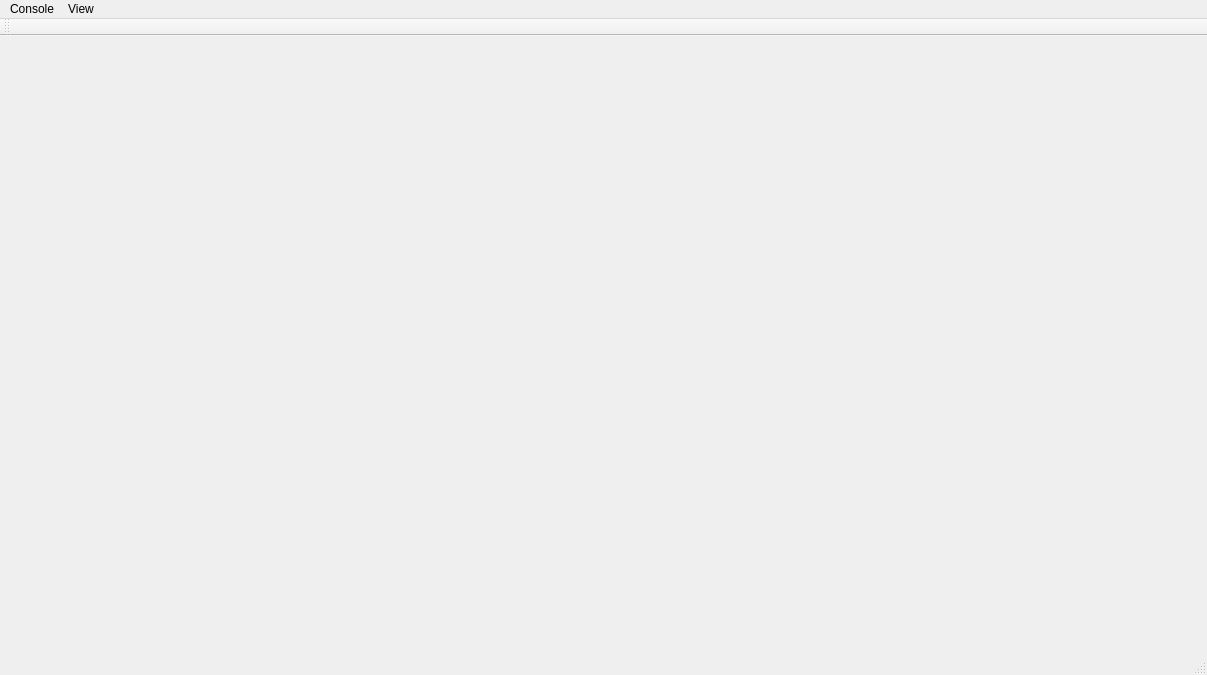
<?xml version="1.0" encoding="UTF-8"?>
<ui version="4.0">
 <class>MainWindow</class>
 <widget class="QMainWindow" name="MainWindow">
  <property name="geometry">
   <rect>
    <x>0</x>
    <y>0</y>
    <width>1207</width>
    <height>675</height>
   </rect>
  </property>
  <property name="windowTitle">
   <string>360 Dev Manager</string>
  </property>
  <property name="windowIcon">
   <iconset resource="resources.qrc">
    <normaloff>:/images/images/icon.ico</normaloff>:/images/images/icon.ico</iconset>
  </property>
  <widget class="QWidget" name="centralWidget"/>
  <widget class="QMenuBar" name="menuBar">
   <property name="geometry">
    <rect>
     <x>0</x>
     <y>0</y>
     <width>1207</width>
     <height>21</height>
    </rect>
   </property>
   <widget class="QMenu" name="menuConsole">
    <property name="title">
     <string>Console</string>
    </property>
    <widget class="QMenu" name="menuReboot">
     <property name="enabled">
      <bool>false</bool>
     </property>
     <property name="title">
      <string>Reboot</string>
     </property>
     <addaction name="actionTo_Current_Title"/>
     <addaction name="actionTo_XShell"/>
     <addaction name="actionCold"/>
    </widget>
    <addaction name="actionConnect"/>
    <addaction name="actionDisconnect"/>
    <addaction name="menuReboot"/>
   </widget>
   <widget class="QMenu" name="menuView">
    <property name="title">
     <string>View</string>
    </property>
    <addaction name="actionShow_Modules"/>
    <addaction name="actionShow_Properties"/>
    <addaction name="actionShow_File_Explorer"/>
   </widget>
   <addaction name="menuConsole"/>
   <addaction name="menuView"/>
  </widget>
  <widget class="QToolBar" name="mainToolBar">
   <attribute name="toolBarArea">
    <enum>TopToolBarArea</enum>
   </attribute>
   <attribute name="toolBarBreak">
    <bool>false</bool>
   </attribute>
  </widget>
  <widget class="QStatusBar" name="statusBar"/>
  <action name="actionConnect">
   <property name="text">
    <string>Connect</string>
   </property>
  </action>
  <action name="actionDisconnect">
   <property name="enabled">
    <bool>false</bool>
   </property>
   <property name="text">
    <string>Disconnect</string>
   </property>
  </action>
  <action name="actionShow_Modules">
   <property name="checkable">
    <bool>true</bool>
   </property>
   <property name="enabled">
    <bool>false</bool>
   </property>
   <property name="text">
    <string>Show Modules</string>
   </property>
  </action>
  <action name="actionTo_Current_Title">
   <property name="text">
    <string>To Current Title</string>
   </property>
  </action>
  <action name="actionTo_XShell">
   <property name="text">
    <string>To XShell</string>
   </property>
  </action>
  <action name="actionCold">
   <property name="text">
    <string>Cold</string>
   </property>
  </action>
  <action name="actionShow_Properties">
   <property name="checkable">
    <bool>true</bool>
   </property>
   <property name="checked">
    <bool>true</bool>
   </property>
   <property name="enabled">
    <bool>false</bool>
   </property>
   <property name="text">
    <string>Show Properties</string>
   </property>
  </action>
  <action name="actionShow_File_Explorer">
   <property name="checkable">
    <bool>true</bool>
   </property>
   <property name="checked">
    <bool>true</bool>
   </property>
   <property name="enabled">
    <bool>false</bool>
   </property>
   <property name="text">
    <string>Show File Explorer</string>
   </property>
  </action>
 </widget>
 <layoutdefault spacing="6" margin="11"/>
 <resources>
  <include location="resources.qrc"/>
 </resources>
 <connections/>
</ui>
